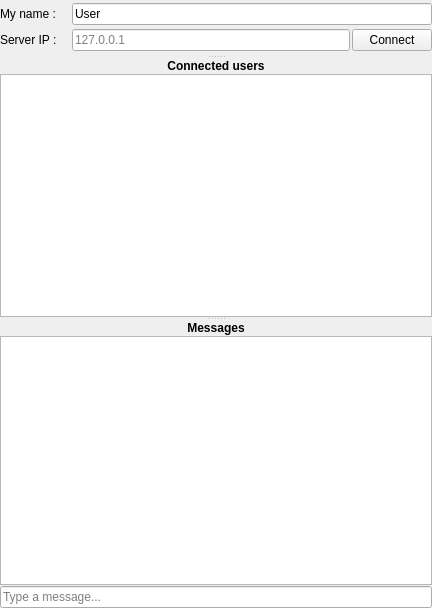
<?xml version="1.0" encoding="UTF-8"?>
<ui version="4.0">
 <class>NetworkDisplay</class>
 <widget class="QWidget" name="NetworkDisplay">
  <property name="geometry">
   <rect>
    <x>0</x>
    <y>0</y>
    <width>432</width>
    <height>608</height>
   </rect>
  </property>
  <property name="windowTitle">
   <string>Network</string>
  </property>
  <layout class="QVBoxLayout" name="verticalLayout">
   <property name="leftMargin">
    <number>0</number>
   </property>
   <property name="topMargin">
    <number>0</number>
   </property>
   <property name="rightMargin">
    <number>0</number>
   </property>
   <property name="bottomMargin">
    <number>0</number>
   </property>
   <item>
    <widget class="QSplitter" name="splitter">
     <property name="orientation">
      <enum>Qt::Vertical</enum>
     </property>
     <widget class="QWidget" name="topWidget" native="true">
      <property name="minimumSize">
       <size>
        <width>0</width>
        <height>55</height>
       </size>
      </property>
      <property name="maximumSize">
       <size>
        <width>16777215</width>
        <height>55</height>
       </size>
      </property>
      <layout class="QVBoxLayout" name="topWidgetLayout">
       <property name="spacing">
        <number>1</number>
       </property>
       <property name="leftMargin">
        <number>0</number>
       </property>
       <property name="topMargin">
        <number>0</number>
       </property>
       <property name="rightMargin">
        <number>0</number>
       </property>
       <property name="bottomMargin">
        <number>0</number>
       </property>
       <item>
        <layout class="QHBoxLayout" name="nameLayout">
         <property name="spacing">
          <number>2</number>
         </property>
         <item>
          <widget class="QLabel" name="nameLabel">
           <property name="minimumSize">
            <size>
             <width>70</width>
             <height>0</height>
            </size>
           </property>
           <property name="maximumSize">
            <size>
             <width>70</width>
             <height>16777215</height>
            </size>
           </property>
           <property name="text">
            <string>My name :</string>
           </property>
          </widget>
         </item>
         <item>
          <widget class="QLineEdit" name="nameLine">
           <property name="text">
            <string>User</string>
           </property>
           <property name="readOnly">
            <bool>false</bool>
           </property>
          </widget>
         </item>
        </layout>
       </item>
       <item>
        <layout class="QHBoxLayout" name="serverLayout">
         <property name="spacing">
          <number>2</number>
         </property>
         <item>
          <widget class="QLabel" name="IPlabel">
           <property name="sizePolicy">
            <sizepolicy hsizetype="Fixed" vsizetype="Preferred">
             <horstretch>0</horstretch>
             <verstretch>0</verstretch>
            </sizepolicy>
           </property>
           <property name="minimumSize">
            <size>
             <width>70</width>
             <height>0</height>
            </size>
           </property>
           <property name="maximumSize">
            <size>
             <width>70</width>
             <height>16777215</height>
            </size>
           </property>
           <property name="text">
            <string>Server IP :</string>
           </property>
          </widget>
         </item>
         <item>
          <widget class="QLineEdit" name="IPline">
           <property name="placeholderText">
            <string>127.0.0.1</string>
           </property>
          </widget>
         </item>
         <item>
          <widget class="QPushButton" name="connectButton">
           <property name="text">
            <string>Connect</string>
           </property>
          </widget>
         </item>
        </layout>
       </item>
      </layout>
     </widget>
     <widget class="QWidget" name="connectedUsersWidget">
      <layout class="QVBoxLayout" name="connectedUsersLayout">
       <property name="spacing">
        <number>1</number>
       </property>
       <item>
        <widget class="QLabel" name="connectedUsersLabel">
         <property name="text">
          <string>&lt;html&gt;&lt;head/&gt;&lt;body&gt;&lt;p&gt;&lt;span style=&quot; font-weight:600;&quot;&gt;Connected users&lt;/span&gt;&lt;/p&gt;&lt;/body&gt;&lt;/html&gt;</string>
         </property>
         <property name="alignment">
          <set>Qt::AlignCenter</set>
         </property>
        </widget>
       </item>
       <item>
        <widget class="QListWidget" name="connectedUsersList"/>
       </item>
      </layout>
     </widget>
     <widget class="QWidget" name="messagesWidget">
      <layout class="QVBoxLayout" name="messagesLayout">
       <property name="spacing">
        <number>1</number>
       </property>
       <item>
        <widget class="QLabel" name="messagesLabel">
         <property name="text">
          <string>&lt;html&gt;&lt;head/&gt;&lt;body&gt;&lt;p&gt;&lt;span style=&quot; font-weight:600;&quot;&gt;Messages&lt;/span&gt;&lt;/p&gt;&lt;/body&gt;&lt;/html&gt;</string>
         </property>
         <property name="alignment">
          <set>Qt::AlignCenter</set>
         </property>
        </widget>
       </item>
       <item>
        <widget class="QTextEdit" name="messageList">
         <property name="readOnly">
          <bool>true</bool>
         </property>
        </widget>
       </item>
       <item>
        <widget class="QLineEdit" name="messageLine">
         <property name="placeholderText">
          <string>Type a message...</string>
         </property>
        </widget>
       </item>
      </layout>
     </widget>
    </widget>
   </item>
  </layout>
 </widget>
 <resources/>
 <connections/>
</ui>
